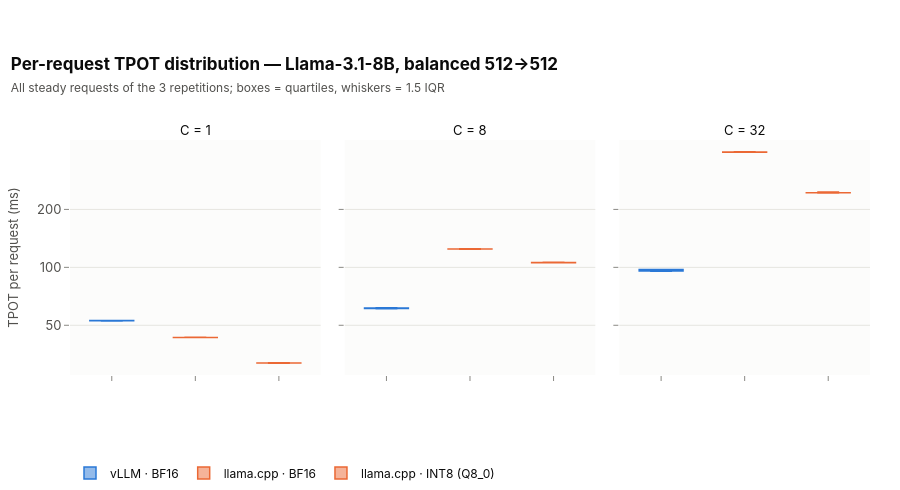

Write notebook code for a chart like this one.
### Code cell
req = loaders.online_requests(model=MODEL)
req = req[(req["workload"] == "balanced") & req["concurrency"].isin([1, 8, 32])]
fig = plots.request_distribution(req, metric="tpot_s", scale=1e3, y_title="TPOT per request (ms)",
                                 title=f"Per-request TPOT distribution — {registry.model_label(MODEL)}, balanced 512→512",
                                 subtitle="All steady requests of the 3 repetitions; boxes = quartiles, whiskers = 1.5 IQR")
fig.show()

### Figure 1 — Plotly figure (JSON) as saved in the notebook; plotly's stock layout.template omitted (floating-point values rounded to 4 significant figures)
{"data": [{"boxpoints": false, "hovertemplate": "<b>vLLM · BF16</b><br>%{y:.3g}<extra></extra>", "legendgroup": "vllm_bf16", "line": {"color": "#2a78d6", "width": 1.5}, "marker": {"color": "#2a78d6"}, "name": "vLLM · BF16", "showlegend": true, "type": "box", "xaxis": "x", "y": [52.82, 52.88, 52.94, 52.93, 52.99, 52.85, 53.0, 52.94, 52.6, 52.78, 52.81, 52.78, 52.79, 52.83, 52.84, 52.81, 52.59, 52.71, 52.79, 52.75, 52.86, 52.77, 52.83, 52.73], "yaxis": "y"}, {"boxpoints": false, "hovertemplate": "<b>llama.cpp · BF16</b><br>%{y:.3g}<extra></extra>", "legendgroup": "llama_cpp_bf16", "line": {"color": "#eb6834", "width": 1.5}, "marker": {"color": "#eb6834"}, "name": "llama.cpp · BF16", "showlegend": true, "type": "box", "xaxis": "x", "y": [43.25, 43.23, 43.23, 43.23, 43.19, 43.22, 43.24, 43.18, 43.18, 43.26, 43.14, 43.19, 43.25, 43.31, 43.22, 43.21, 43.2, 43.24, 43.26, 43.22, 43.19, 43.22, 43.27, 43.25], "yaxis": "y"}, {"boxpoints": false, "hovertemplate": "<b>llama.cpp · INT8 (Q8_0)</b><br>%{y:.3g}<extra></extra>", "legendgroup": "llama_cpp_int8", "line": {"color": "#eb6834", "width": 1.5}, "marker": {"color": "#eb6834"}, "name": "llama.cpp · INT8 (Q8_0)", "showlegend": true, "type": "box", "xaxis": "x", "y": [31.85, 31.89, 31.89, 31.86, 31.88, 31.81, 31.88, 31.85, 31.79, 31.86, 31.81, 31.82, 31.89, 31.85, 31.85, 31.86, 31.74, 31.83, 31.84, 31.9, 31.89, 31.81, 31.87, 31.85], "yaxis": "y"}, {"boxpoints": false, "hovertemplate": "<b>vLLM · BF16</b><br>%{y:.3g}<extra></extra>", "legendgroup": "vllm_bf16", "line": {"color": "#2a78d6", "width": 1.5}, "marker": {"color": "#2a78d6"}, "name": "vLLM · BF16", "showlegend": false, "type": "box", "xaxis": "x2", "y": [61.56, 61.58, 61.59, 61.59, 61.6, 61.59, 61.59, 61.53, 61.47, 61.4, 61.14, 61.12, 61.06, 60.99, 60.99, 60.98, 61.0, 61.06, 61.06, 61.07, 61.0, 61.05, 61.1, 61.17, 61.22, 61.27, 61.34, 61.38, 61.41, 61.41], "yaxis": "y2"}, {"boxpoints": false, "hovertemplate": "<b>llama.cpp · BF16</b><br>%{y:.3g}<extra></extra>", "legendgroup": "llama_cpp_bf16", "line": {"color": "#eb6834", "width": 1.5}, "marker": {"color": "#eb6834"}, "name": "llama.cpp · BF16", "showlegend": false, "type": "box", "xaxis": "x2", "y": [124.7, 124.7, 124.6, 124.6, 124.4, 124.4, 124.6, 124.4, 124.4, 124.3, 124.3, 124.2, 124.2, 124.4, 124.7, 124.6, 124.6, 124.6, 124.5, 124.5, 124.5], "yaxis": "y2"}, {"boxpoints": false, "hovertemplate": "<b>llama.cpp · INT8 (Q8_0)</b><br>%{y:.3g}<extra></extra>", "legendgroup": "llama_cpp_int8", "line": {"color": "#eb6834", "width": 1.5}, "marker": {"color": "#eb6834"}, "name": "llama.cpp · INT8 (Q8_0)", "showlegend": false, "type": "box", "xaxis": "x2", "y": [106.1, 106.0, 105.8, 105.8, 105.8, 105.8, 106.0, 106.2, 106.0, 105.9, 105.9, 105.9, 105.9, 106.0, 105.9, 105.7, 105.7, 105.8, 105.7, 105.9, 106.0], "yaxis": "y2"}, {"boxpoints": false, "hovertemplate": "<b>vLLM · BF16</b><br>%{y:.3g}<extra></extra>", "legendgroup": "vllm_bf16", "line": {"color": "#2a78d6", "width": 1.5}, "marker": {"color": "#2a78d6"}, "name": "vLLM · BF16", "showlegend": false, "type": "box", "xaxis": "x3", "y": [97.14, 96.9, 96.9, 96.9, 96.91, 96.91, 96.92, 96.92, 96.94, 96.93, 96.95, 96.96, 96.97, 96.97, 96.98, 96.98, 97.0, 96.99, 96.99, 97.01, 97.02, 97.02, 97.03, 97.04, 97.05, 97.05, 97.07, 97.07, 97.08, 97.08, 97.08, 97.09, 97.09, 97.13, 96.33, 96.01, 95.96, 95.91, 95.86, 95.79, 95.75, 95.72, 95.67, 95.61, 95.69, 95.7, 95.71, 95.71, 95.72, 95.73, 95.69, 95.64, 95.6, 95.56, 95.5, 95.46, 95.47, 95.47, 95.46, 95.47, 95.47, 95.48, 95.48, 95.49, 95.49, 95.48, 95.47, 95.45, 97.58, 97.53, 97.53, 97.52, 97.53, 97.52, 97.51, 97.5, 97.49, 97.5, 97.49, 97.49, 97.5, 97.5, 97.51, 97.51, 97.5, 97.52, 97.53, 97.53, 97.53, 97.52, 97.52, 97.51, 97.5, 97.51, 97.5, 97.49, 97.48, 97.48, 97.48, 97.49, 97.5, 97.5], "yaxis": "y3"}, {"boxpoints": false, "hovertemplate": "<b>llama.cpp · BF16</b><br>%{y:.3g}<extra></extra>", "legendgroup": "llama_cpp_bf16", "line": {"color": "#eb6834", "width": 1.5}, "marker": {"color": "#eb6834"}, "name": "llama.cpp · BF16", "showlegend": false, "type": "box", "xaxis": "x3", "y": [397.4, 397.2, 397.2, 397.4, 397.5, 397.6, 397.6, 397.6, 397.6, 397.7, 397.6, 397.6, 397.5, 397.4, 397.4, 397.5, 397.6, 397.4, 397.4, 397.4, 397.2, 397.2, 397.3, 397.2, 397.3, 397.3, 397.4, 397.5, 397.5, 397.4, 397.4, 397.4, 397.5, 398.8, 397.1, 396.9, 396.9, 396.9, 396.9, 396.9, 396.9, 397.0, 396.9, 397.0, 396.9, 396.8, 396.8, 396.9, 396.8, 396.8, 396.9, 396.7, 396.9, 397.6, 397.5, 397.6, 397.5, 397.5, 397.6, 397.5, 397.6, 397.5, 397.4, 397.2, 397.1, 397.0, 397.1, 396.8, 397.6, 397.2, 397.3, 397.4, 397.3, 397.3, 397.2, 397.2, 397.2, 397.3, 397.3, 397.3, 397.3, 397.3, 397.1, 397.1, 397.2, 397.1, 397.0, 396.9, 397.0, 397.0, 397.0, 396.9, 396.9, 396.8, 396.8, 396.8, 396.8, 396.8, 396.6, 396.6, 396.8, 396.8], "yaxis": "y3"}, {"boxpoints": false, "hovertemplate": "<b>llama.cpp · INT8 (Q8_0)</b><br>%{y:.3g}<extra></extra>", "legendgroup": "llama_cpp_int8", "line": {"color": "#eb6834", "width": 1.5}, "marker": {"color": "#eb6834"}, "name": "llama.cpp · INT8 (Q8_0)", "showlegend": false, "type": "box", "xaxis": "x3", "y": [246.1, 245.9, 246.0, 245.9, 245.9, 246.1, 246.0, 246.1, 246.2, 246.1, 246.0, 246.1, 244.5, 243.8, 243.9, 243.8, 244.0, 243.7, 243.8, 243.8, 243.7, 243.8, 243.8, 243.9, 244.0, 244.0, 244.0, 244.0, 244.0, 244.0, 244.2, 244.2, 244.4, 244.2, 244.2, 244.1, 244.1, 243.9, 244.0, 244.0, 244.1, 244.1, 244.0, 244.1, 244.1, 244.2, 244.2, 244.2, 244.2, 244.2, 244.2, 244.1, 244.1, 244.1, 244.1, 244.1, 244.1, 244.2, 244.2, 244.2, 244.2, 244.2, 244.2, 244.2, 244.1, 244.0, 244.1, 244.0, 243.8, 243.8, 243.8, 243.9, 243.9, 244.0, 244.0, 244.1, 244.0, 244.0, 244.1, 244.1, 244.2, 244.1, 244.2, 244.2, 244.5, 244.4, 244.4, 244.4, 244.5, 244.5, 244.4, 244.4, 244.4, 244.4, 244.3, 244.3, 244.2, 244.2, 244.1, 244.1, 244.2, 244.1], "yaxis": "y3"}], "layout": {"annotations": [{"font": {"color": "#0b0b0b", "size": 13}, "showarrow": false, "text": "C = 1", "x": 0.1567, "xanchor": "center", "xref": "paper", "y": 1.0, "yanchor": "bottom", "yref": "paper"}, {"font": {"color": "#0b0b0b", "size": 13}, "showarrow": false, "text": "C = 8", "x": 0.5, "xanchor": "center", "xref": "paper", "y": 1.0, "yanchor": "bottom", "yref": "paper"}, {"font": {"color": "#0b0b0b", "size": 13}, "showarrow": false, "text": "C = 32", "x": 0.8433, "xanchor": "center", "xref": "paper", "y": 1.0, "yanchor": "bottom", "yref": "paper"}], "boxgap": 0.25, "height": 490, "title": {"text": "<b>Per-request TPOT distribution — Llama-3.1-8B, balanced 512→512</b><br><span style='font-size:12px;color:#52514e'>All steady requests of the 3 repetitions; boxes = quartiles, whiskers = 1.5 IQR</span>"}, "xaxis": {"anchor": "y", "domain": [0.0, 0.3133], "showticklabels": false}, "xaxis2": {"anchor": "y2", "domain": [0.3433, 0.6567], "showticklabels": false}, "xaxis3": {"anchor": "y3", "domain": [0.6867, 1.0], "showticklabels": false}, "yaxis": {"anchor": "x", "domain": [0.0, 1.0], "ticktext": ["20", "50", "100", "200", "500"], "tickvals": [20, 50, 100, 200, 500], "title": {"text": "TPOT per request (ms)"}, "type": "log"}, "yaxis2": {"anchor": "x2", "domain": [0.0, 1.0], "matches": "y", "showticklabels": false, "ticktext": ["20", "50", "100", "200", "500"], "tickvals": [20, 50, 100, 200, 500], "type": "log"}, "yaxis3": {"anchor": "x3", "domain": [0.0, 1.0], "matches": "y", "showticklabels": false, "ticktext": ["20", "50", "100", "200", "500"], "tickvals": [20, 50, 100, 200, 500], "type": "log"}}}
